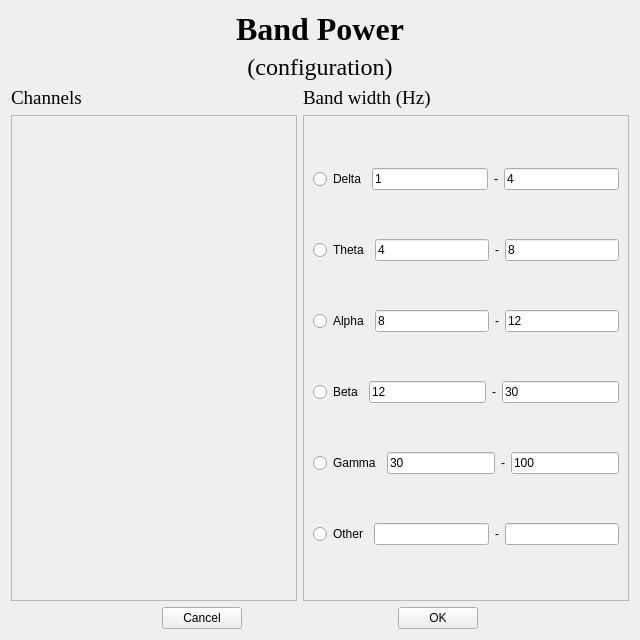
<?xml version="1.0" encoding="UTF-8"?>
<ui version="4.0">
 <class>Bandpower_config</class>
 <widget class="QWidget" name="Bandpower_config">
  <property name="geometry">
   <rect>
    <x>0</x>
    <y>0</y>
    <width>640</width>
    <height>640</height>
   </rect>
  </property>
  <property name="windowTitle">
   <string>Form</string>
  </property>
  <layout class="QVBoxLayout" name="verticalLayout_6">
   <item>
    <layout class="QVBoxLayout" name="verticalLayout_5">
     <item>
      <widget class="QLabel" name="title_1">
       <property name="font">
        <font>
         <family>Times New Roman</family>
         <pointsize>24</pointsize>
         <weight>75</weight>
         <bold>true</bold>
        </font>
       </property>
       <property name="layoutDirection">
        <enum>Qt::LeftToRight</enum>
       </property>
       <property name="text">
        <string>Band Power</string>
       </property>
       <property name="alignment">
        <set>Qt::AlignCenter</set>
       </property>
      </widget>
     </item>
     <item>
      <widget class="QLabel" name="title_2">
       <property name="font">
        <font>
         <family>Times New Roman</family>
         <pointsize>18</pointsize>
         <weight>50</weight>
         <bold>false</bold>
        </font>
       </property>
       <property name="layoutDirection">
        <enum>Qt::LeftToRight</enum>
       </property>
       <property name="text">
        <string>(configuration)</string>
       </property>
       <property name="alignment">
        <set>Qt::AlignCenter</set>
       </property>
      </widget>
     </item>
    </layout>
   </item>
   <item>
    <layout class="QHBoxLayout" name="horizontalLayout">
     <item>
      <layout class="QVBoxLayout" name="verticalLayout">
       <item>
        <widget class="QLabel" name="label_7">
         <property name="font">
          <font>
           <family>Times New Roman</family>
           <pointsize>14</pointsize>
          </font>
         </property>
         <property name="text">
          <string>Channels</string>
         </property>
        </widget>
       </item>
       <item>
        <widget class="QScrollArea" name="scrollArea">
         <property name="widgetResizable">
          <bool>true</bool>
         </property>
         <widget class="QWidget" name="scrollAreaWidgetContents_2">
          <property name="geometry">
           <rect>
            <x>0</x>
            <y>0</y>
            <width>247</width>
            <height>480</height>
           </rect>
          </property>
         </widget>
        </widget>
       </item>
      </layout>
     </item>
     <item>
      <layout class="QVBoxLayout" name="verticalLayout_2">
       <item>
        <widget class="QLabel" name="label_8">
         <property name="font">
          <font>
           <family>Times New Roman</family>
           <pointsize>14</pointsize>
          </font>
         </property>
         <property name="text">
          <string>Band width (Hz)</string>
         </property>
        </widget>
       </item>
       <item>
        <widget class="QScrollArea" name="scrollArea_2">
         <property name="widgetResizable">
          <bool>true</bool>
         </property>
         <widget class="QWidget" name="scrollAreaWidgetContents">
          <property name="geometry">
           <rect>
            <x>0</x>
            <y>0</y>
            <width>359</width>
            <height>480</height>
           </rect>
          </property>
          <layout class="QVBoxLayout" name="verticalLayout_3">
           <item>
            <layout class="QHBoxLayout" name="horizontalLayout_8">
             <item>
              <widget class="QRadioButton" name="radioButton_1">
               <property name="text">
                <string>Delta</string>
               </property>
              </widget>
             </item>
             <item>
              <widget class="QLineEdit" name="Del_1">
               <property name="inputMask">
                <string/>
               </property>
               <property name="text">
                <string>1</string>
               </property>
               <property name="maxLength">
                <number>3</number>
               </property>
              </widget>
             </item>
             <item>
              <widget class="QLabel" name="label_1">
               <property name="text">
                <string>-</string>
               </property>
              </widget>
             </item>
             <item>
              <widget class="QLineEdit" name="Del_2">
               <property name="inputMask">
                <string/>
               </property>
               <property name="text">
                <string>4</string>
               </property>
               <property name="maxLength">
                <number>3</number>
               </property>
              </widget>
             </item>
            </layout>
           </item>
           <item>
            <layout class="QHBoxLayout" name="horizontalLayout_7">
             <item>
              <widget class="QRadioButton" name="radioButton_2">
               <property name="text">
                <string>Theta</string>
               </property>
              </widget>
             </item>
             <item>
              <widget class="QLineEdit" name="The_1">
               <property name="inputMask">
                <string/>
               </property>
               <property name="text">
                <string>4</string>
               </property>
               <property name="maxLength">
                <number>3</number>
               </property>
              </widget>
             </item>
             <item>
              <widget class="QLabel" name="label_2">
               <property name="text">
                <string>-</string>
               </property>
              </widget>
             </item>
             <item>
              <widget class="QLineEdit" name="The_2">
               <property name="inputMask">
                <string/>
               </property>
               <property name="text">
                <string>8</string>
               </property>
               <property name="maxLength">
                <number>3</number>
               </property>
              </widget>
             </item>
            </layout>
           </item>
           <item>
            <layout class="QHBoxLayout" name="horizontalLayout_6">
             <item>
              <widget class="QRadioButton" name="radioButton_3">
               <property name="text">
                <string>Alpha</string>
               </property>
              </widget>
             </item>
             <item>
              <widget class="QLineEdit" name="Alp_1">
               <property name="inputMask">
                <string/>
               </property>
               <property name="text">
                <string>8</string>
               </property>
               <property name="maxLength">
                <number>3</number>
               </property>
              </widget>
             </item>
             <item>
              <widget class="QLabel" name="label_3">
               <property name="text">
                <string>-</string>
               </property>
              </widget>
             </item>
             <item>
              <widget class="QLineEdit" name="Alp_2">
               <property name="inputMask">
                <string/>
               </property>
               <property name="text">
                <string>12</string>
               </property>
               <property name="maxLength">
                <number>3</number>
               </property>
              </widget>
             </item>
            </layout>
           </item>
           <item>
            <layout class="QHBoxLayout" name="horizontalLayout_5">
             <item>
              <widget class="QRadioButton" name="radioButton_4">
               <property name="text">
                <string>Beta</string>
               </property>
              </widget>
             </item>
             <item>
              <widget class="QLineEdit" name="Bet_1">
               <property name="inputMask">
                <string/>
               </property>
               <property name="text">
                <string>12</string>
               </property>
               <property name="maxLength">
                <number>3</number>
               </property>
              </widget>
             </item>
             <item>
              <widget class="QLabel" name="label_4">
               <property name="text">
                <string>-</string>
               </property>
              </widget>
             </item>
             <item>
              <widget class="QLineEdit" name="Bet_2">
               <property name="inputMask">
                <string/>
               </property>
               <property name="text">
                <string>30</string>
               </property>
               <property name="maxLength">
                <number>3</number>
               </property>
              </widget>
             </item>
            </layout>
           </item>
           <item>
            <layout class="QHBoxLayout" name="horizontalLayout_4">
             <item>
              <widget class="QRadioButton" name="radioButton_5">
               <property name="text">
                <string>Gamma</string>
               </property>
              </widget>
             </item>
             <item>
              <widget class="QLineEdit" name="Gam_1">
               <property name="inputMask">
                <string/>
               </property>
               <property name="text">
                <string>30</string>
               </property>
               <property name="maxLength">
                <number>3</number>
               </property>
              </widget>
             </item>
             <item>
              <widget class="QLabel" name="label_5">
               <property name="text">
                <string>-</string>
               </property>
              </widget>
             </item>
             <item>
              <widget class="QLineEdit" name="Gam_2">
               <property name="inputMask">
                <string/>
               </property>
               <property name="text">
                <string>100</string>
               </property>
               <property name="maxLength">
                <number>3</number>
               </property>
              </widget>
             </item>
            </layout>
           </item>
           <item>
            <layout class="QHBoxLayout" name="horizontalLayout_3">
             <item>
              <widget class="QRadioButton" name="radioButton_6">
               <property name="text">
                <string>Other</string>
               </property>
              </widget>
             </item>
             <item>
              <widget class="QLineEdit" name="Oth_1">
               <property name="inputMask">
                <string/>
               </property>
               <property name="text">
                <string/>
               </property>
               <property name="maxLength">
                <number>3</number>
               </property>
              </widget>
             </item>
             <item>
              <widget class="QLabel" name="label_6">
               <property name="text">
                <string>-</string>
               </property>
              </widget>
             </item>
             <item>
              <widget class="QLineEdit" name="Oth_2">
               <property name="inputMask">
                <string/>
               </property>
               <property name="text">
                <string/>
               </property>
               <property name="maxLength">
                <number>3</number>
               </property>
              </widget>
             </item>
            </layout>
           </item>
          </layout>
         </widget>
        </widget>
       </item>
      </layout>
     </item>
    </layout>
   </item>
   <item>
    <layout class="QHBoxLayout" name="horizontalLayout_2">
     <item>
      <spacer name="horizontalSpacer">
       <property name="orientation">
        <enum>Qt::Horizontal</enum>
       </property>
       <property name="sizeHint" stdset="0">
        <size>
         <width>40</width>
         <height>20</height>
        </size>
       </property>
      </spacer>
     </item>
     <item>
      <widget class="QPushButton" name="pushButton_cancel">
       <property name="text">
        <string>Cancel</string>
       </property>
      </widget>
     </item>
     <item>
      <spacer name="horizontalSpacer_3">
       <property name="orientation">
        <enum>Qt::Horizontal</enum>
       </property>
       <property name="sizeHint" stdset="0">
        <size>
         <width>40</width>
         <height>20</height>
        </size>
       </property>
      </spacer>
     </item>
     <item>
      <widget class="QPushButton" name="pushButton_ok">
       <property name="text">
        <string>OK</string>
       </property>
      </widget>
     </item>
     <item>
      <spacer name="horizontalSpacer_2">
       <property name="orientation">
        <enum>Qt::Horizontal</enum>
       </property>
       <property name="sizeHint" stdset="0">
        <size>
         <width>40</width>
         <height>20</height>
        </size>
       </property>
      </spacer>
     </item>
    </layout>
   </item>
  </layout>
 </widget>
 <resources/>
 <connections/>
</ui>
